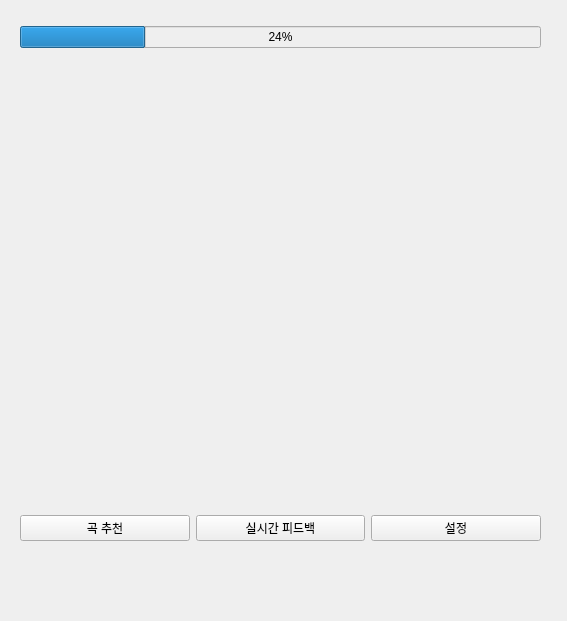
<?xml version="1.0" encoding="UTF-8"?>
<ui version="4.0">
 <class>MainWindow</class>
 <widget class="QMainWindow" name="MainWindow">
  <property name="geometry">
   <rect>
    <x>0</x>
    <y>0</y>
    <width>567</width>
    <height>621</height>
   </rect>
  </property>
  <property name="font">
   <font>
    <family>Noto Sans KR</family>
   </font>
  </property>
  <property name="windowTitle">
   <string>MainWindow</string>
  </property>
  <property name="styleSheet">
   <string notr="true">background-color: rgb(239, 239, 239)</string>
  </property>
  <widget class="QWidget" name="centralwidget">
   <widget class="QWidget" name="verticalLayoutWidget">
    <property name="geometry">
     <rect>
      <x>20</x>
      <y>20</y>
      <width>521</width>
      <height>521</height>
     </rect>
    </property>
    <layout class="QVBoxLayout" name="verticalLayout">
     <item>
      <layout class="QVBoxLayout" name="verticalLayout_3">
       <item>
        <widget class="QWidget" name="widget" native="true">
         <widget class="QGraphicsView" name="graphicsView">
          <property name="geometry">
           <rect>
            <x>120</x>
            <y>30</y>
            <width>256</width>
            <height>192</height>
           </rect>
          </property>
         </widget>
        </widget>
       </item>
      </layout>
     </item>
     <item>
      <widget class="QProgressBar" name="progressBar">
       <property name="value">
        <number>24</number>
       </property>
      </widget>
     </item>
     <item>
      <spacer name="verticalSpacer">
       <property name="orientation">
        <enum>Qt::Vertical</enum>
       </property>
       <property name="sizeHint" stdset="0">
        <size>
         <width>20</width>
         <height>40</height>
        </size>
       </property>
      </spacer>
     </item>
     <item>
      <layout class="QHBoxLayout" name="horizontalLayout_2">
       <item>
        <widget class="QPushButton" name="pushButton">
         <property name="text">
          <string>곡 추천</string>
         </property>
        </widget>
       </item>
       <item>
        <widget class="QPushButton" name="pushButton_4">
         <property name="text">
          <string>실시간 피드백</string>
         </property>
        </widget>
       </item>
       <item>
        <widget class="QPushButton" name="pushButton_5">
         <property name="text">
          <string>설정</string>
         </property>
        </widget>
       </item>
      </layout>
     </item>
    </layout>
   </widget>
  </widget>
  <widget class="QStatusBar" name="statusBar"/>
 </widget>
 <resources/>
 <connections/>
</ui>
